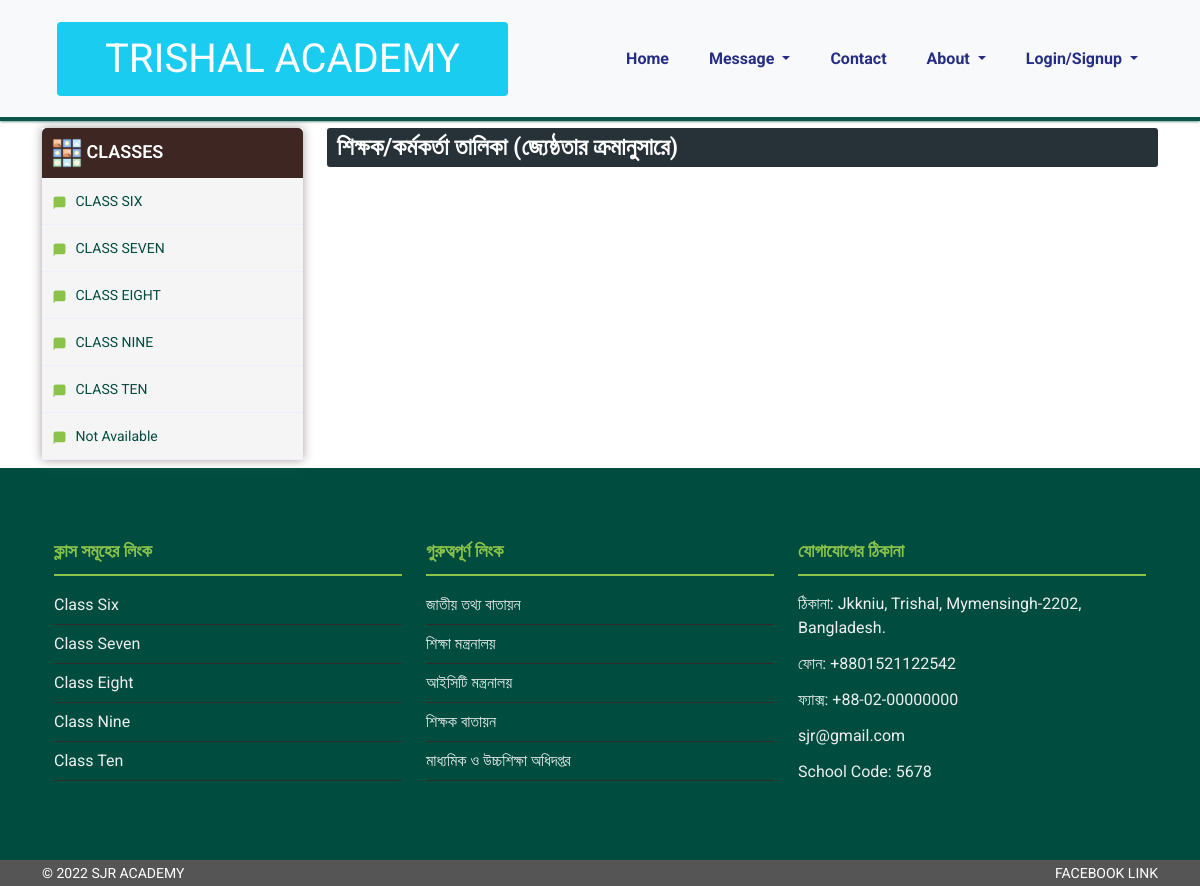
/about/faculty_member.php, run on the app's committed database.
### tables this page shows
CREATE TABLE `classes` (
  `id` int(11) NOT NULL,
  `class_name` varchar(100) NOT NULL,
  `phone` varchar(100) NOT NULL
);

### about/faculty_member.php (the view, shortened to what this page needs)
<?php
require '../dashboard/header.php';
$classQuery="SELECT * FROM classes";
$classes=mysqli_query($db_connect, $classQuery);
?>
<section id="about" class="mb-2 mt-2">
     <div class="container">
         <div class="row">
             <div class="col-lg-3 col-md-4 ">
                 <div class="box-shadow">
                 <div class="about-left">
                     <div class="about-left-heading">
                         <h3>
                            <img src="images/departments.png" width="30" alt="">
                            CLASSES</h3>
                     </div>
                 </div>
                 <div class="about-left-body">
                     <?php foreach($classes as $class){ ?>
                     <p>
                         <a href="faculty_member.php?id=<?=$class['id']?>">
                             <img src="images/sms.png" width="15" alt="">
                             <span> <?=$class['class_name']?></span>
                         </a>
                     </p>
                     <?php }?>
                 </div>
                </div>
             </div>
             <div class="col-lg-9 col-md-8">
                 <div class="about-right">
                     <div class="about-right-head">
                         <h3> শিক্ষক/কর্মকর্তা তালিকা (জ্যেষ্ঠতার ক্রমানুসারে)</h3>
                     </div>
                 </div>
             </div>
         </div>
     </div>
 </section>
<?php
require '../dashboard/footer.php';
?>

### css/style.css (style rules this page uses)
* { padding: 0; margin: 0; outline: 0; box-sizing: border-box; }
body { background: #fff; font-family: 'Roboto', sans-serif; font-weight: 400; line-height: 26px; }
a { text-decoration: none; }
h1, h2, h3, h4, h5, h6, p { line-height: .8; }
.h1, .h2, .h3, .h4, .h5, .h6, h1, h2, h3, h4, h5, h6 { margin-bottom: 0rem; }
p { margin-top: 0; margin-bottom: 0rem; }

### css/about.css (style rules this page uses)
* { padding: 0; margin: 0; outline: 0; }
a { text-decoration: none; }
.about-left-heading h3 { font-weight: 600; font-family: 'Roboto', sans-serif; color: #272727; font-size: 18px; background: #3E2723; color: #fff; padding: 10px; border-radius: 5px 5px 0 0; }
.about-left-body { background: #F5F5F5; }
.box-shadow { box-shadow: 0px 0px 10px rgb(168, 158, 158); }
.h1, .h2, .h3, .h4, .h5, .h6, h1, h2, h3, h4, h5, h6 { margin-top: 0; margin-bottom: 0rem; }
.about-left-body p a { color: #004D40; padding: 10px; border-bottom: 1px solid #eef; font-family: 'Roboto', sans-serif; font-weight: 400; line-height: 26px; font-size: 14px; display: block; }
.about-left-body p a span { padding-left: 5px; transition: all ease-in-out .4s; }
p { margin-top: 0; margin-bottom: 0rem; }
.about-right-head h3 { color: #fff; padding: 10px; background: #263238; border-radius: 3px; font-weight: 600; font-family: 'Roboto', sans-serif; font-size: 24px; margin-bottom: 10px; }

### css/contact.css (style rules this page uses)
* { padding: 0; margin: 0; outline: 0; }
a { text-decoration: none; }
p { margin-top: 0; margin-bottom: 0rem; }
.h1, .h2, .h3, .h4, .h5, .h6, h1, h2, h3, h4, h5, h6 { margin-top: 0; margin-bottom: 0rem; }

### data on the page
classes: class_name "CLASS SIX"
classes: class_name "CLASS SEVEN"
classes: class_name "CLASS EIGHT"
classes: class_name "CLASS NINE"
classes: class_name "CLASS TEN"
classes: class_name "Not Available"
